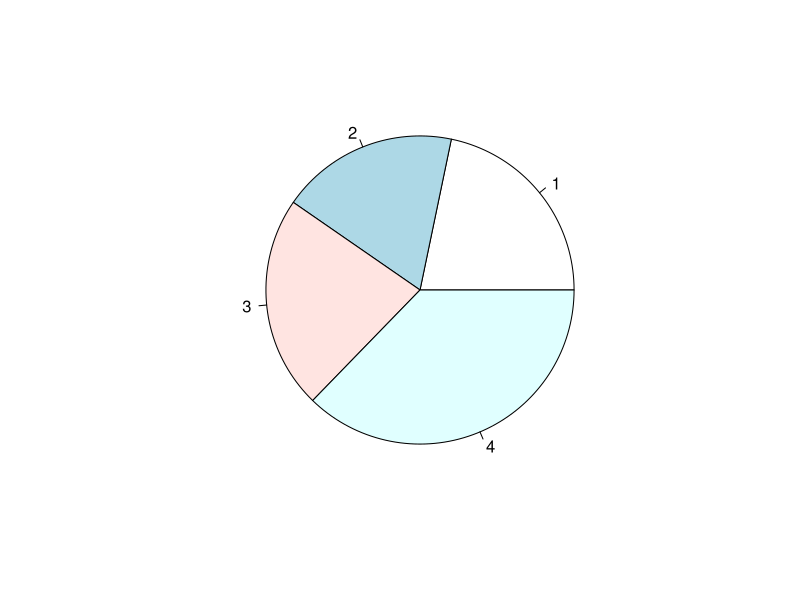
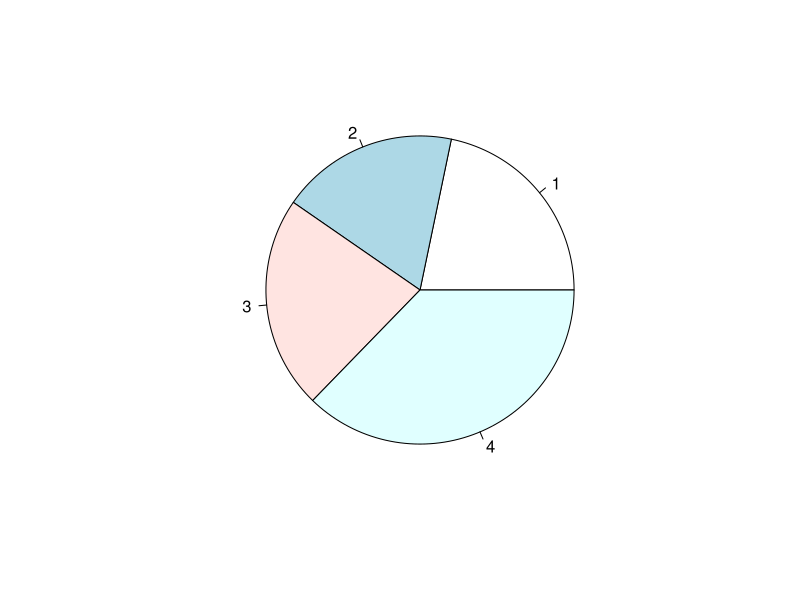
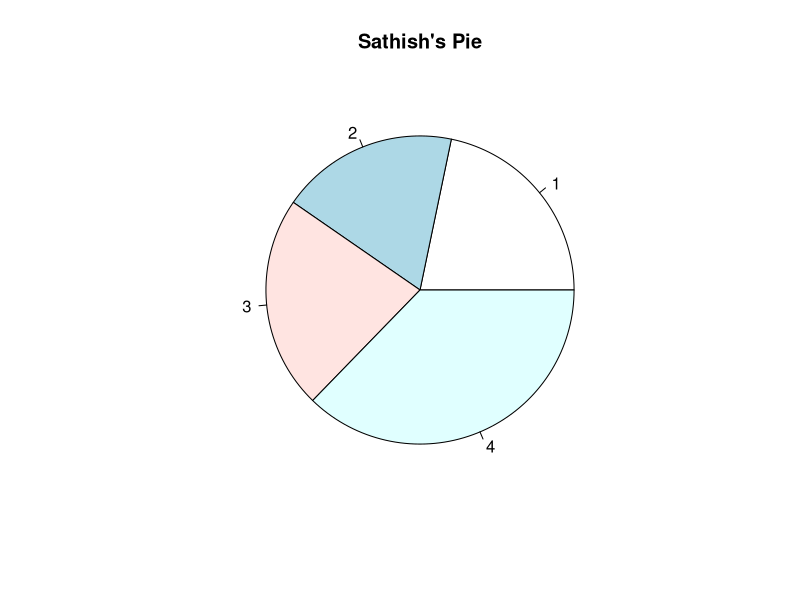
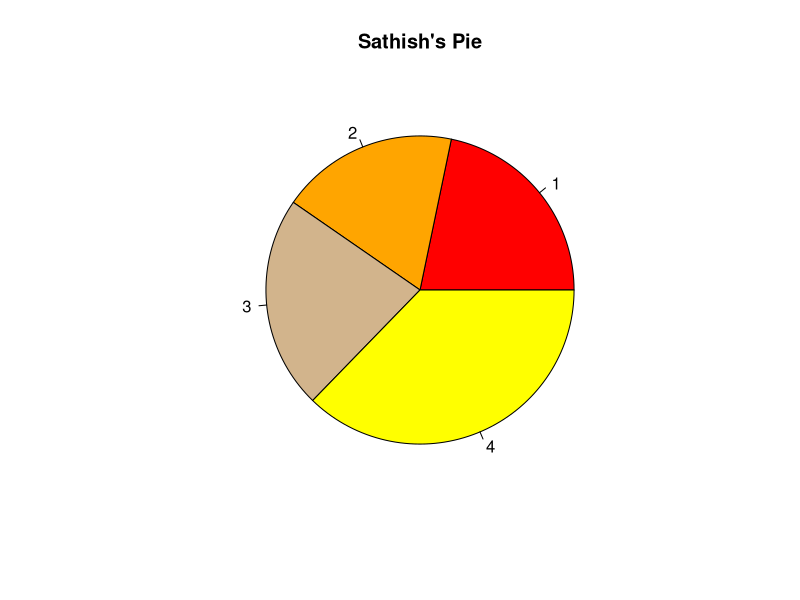

The R script that drew these images, in order: (Note: this script raises an error after producing the figures.)
#
# Title: "Week 1: Async"
# Author: "Sathish Kumar Rajendiran"
# Purpose: Lab1
#
# getting started with charts

# pie chart
pie(c(7,6,7.2,12))

x <- c(7,6,7.2,12)

pie(x)

pie(x,main="Sathish's Pie")

pie(x,main="Sathish's Pie", col = c("red","orange","tan","yellow"))

pie(x
    , main="Sathish's Pie"
    , col = c("red","orange","tan","yellow")
    , labels = c("a","b","c","d")
    , main="Sathish's Pie"
    )

# plot chart
plot(c(1,3,6,4))

y1 <- c(1,3,6,4)
plot(y1,pch=8) # * points
plot(y1,pch=16, col = c("red","orange","tan","yellow")) # circle points

plot(y1
     , pch=12
     , col = c("red","orange","tan","yellow")
     , cex=3
     , main="Sathish's Plot") # circle points, increase size and title

# working with variables
x <- rnorm(n=10) # assign randomly generated numbers
x

plot(x)
plot(x,type="l") #line plot
plot(x,type="h") #histogram plot

plot(x,type="h",lwd=5) #histogram plot & adjust thickness of the line
plot(x,type="h",lwd=5,lend=2) #line end type 2
plot(x,type="h",lwd=5,lend=2,col="orange")

plot(x
     , type= "h"
     , lwd= 5
     , lend= 2
     , col= "orange"
     , main= "change in net worth")

plot(x
     , type= "h"
     , lwd= 5
     , lend= 2
     , col= "orange"
     , main= "change in net worth"
     , xlab = "time in years"
     , ylab = "in millions")

plot(x
     , type= "h"
     , lwd= 5
     , lend= 2
     , col= "orange"
     , main= "change in net worth"
     , xlab = "time in years" # x axis label
     , ylab = "in millions"  # y axis label
     , bty = "n")  #no border

par(bg="gray")

plot(x
     , type = "h"
     , lwd = 20 
     , col = c("steelblue","tan")
     , lend = 2
     , bty = "n"
     , main = "change in net worth"
     , xlab = "time in years" # x axis label
     , ylab = "in millions"  # y axis label
     )

#cleanup par variables
my.par <- par()
par(my.par)

#barplot
n <- 27
my.letters <- sample(letters[1:3],size=n,replace = T)
my.letters[2]

letters[7:9]
letters[c(8,3,1)]
my.letters

tab <- table(my.letters)
tab

barplot(tab)  #barplot
barplot(tab,col="brown")  #barplot
barplot(tab
        , col= c("orange","tan","yellow")
        , main = "employees distribution"
        , ylab = "employees"
        , xlab = "department"
        , names.arg = c("Sales","Ops","IT")
        , border = "white"
        , horiz = T
        , las = 1
        )

barplot(tab
        , col= c("orange","tan","yellow")
        , main = "employees distribution"
        , ylab = "employees"
        , xlab = "department"
        , names.arg = c("Sales","Ops","IT")
        , border = "white"
        , horiz = T
        , las = 1
        , density = 20
        , angle = c(45,90,12)
        )

x <- rnorm(n=1000,mean=10,sd=1)
x

?c()

#histogram
hist(x
     ,main = "what is the distribution of x?"
     )

#box plot
boxplot(x
        , horizontal = T)

x <- rlnorm(n=1000,meanlog = 1,sdlog = 1)
hist(x)

par(mfrow=c(2,1))
boxplot(x
        , horizontal = T)
hist(x
     ,main = "what is the distribution of x?"
     )

hist(x)
hist(log10(x))

letters[7:9]

my.letters <- sample(letters[7:9], size = 50, replace =T)
barplot(table(my.letters))

